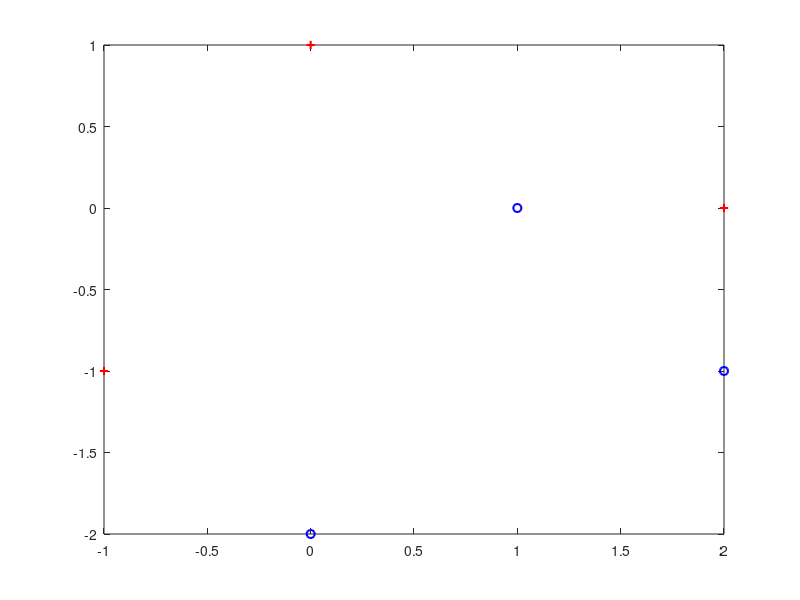

The MATLAB script that drew this image:
X = [-1,0,2,0,1,2; -1,1,0,-2,0,-1];
figure(1)
set(gca,'fontsize',14,'fontname','times')
plot(X(1,1:3),X(2,1:3),'r+','linew',1.5)
hold on
plot(X(1,4:6),X(2,4:6),'bo','linew',1.5) 